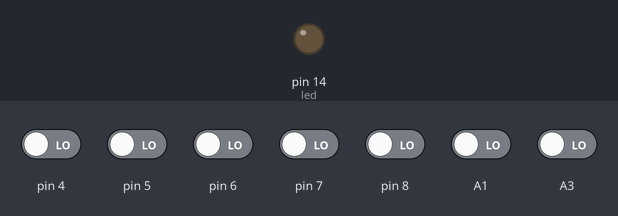
This sketch was run on a simulated Arduino Uno, built with avr-gcc and run on an emulated ATmega328P. Parts: output pins drawn as LEDs (lit = HIGH). The inputs (shaded band) are chosen by the test bench; at power-on: A1, A3, pin 4–8 LOW. What the sketch prints to the serial monitor is not drawn.

Above: at 0.1 s.
At 0.6 s:
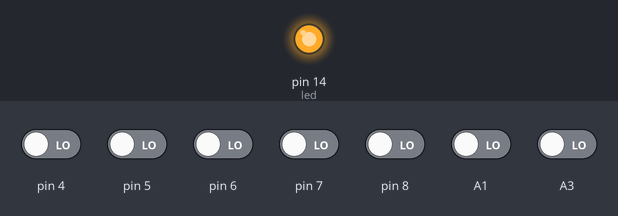
Timing chart, 0 to 7.0 s (numbered marks = the images above):
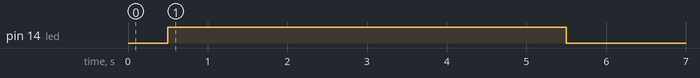

The sketch:

Test_QRT-8RC_Pololu.ino
```cpp
#include <QTRSensors.h>

QTRSensors qtr;

const uint8_t SensorCount = 8;
uint16_t sensorValues[SensorCount];

int led = 14;

void setup()
{
  Serial.begin(9600);

  qtr.setTypeRC();
  qtr.setSensorPins((const uint8_t[]){4, 5, 6, 7, 8, A1, A2, A3}, SensorCount);
  qtr.setEmitterPin(16);

  delay(500);
  pinMode(led, OUTPUT);
  digitalWrite(led, HIGH); // turn on Arduino's LED to indicate we are in calibration mode

  // 2.5 ms RC read timeout (default) * 10 reads per calibrate() call
  // = ~25 ms per calibrate() call.
  // Call calibrate() 400 times to make calibration take about 10 seconds.
  Serial.println("start calibration");
  for (uint16_t i = 0; i < 200; i++)
  {
    qtr.calibrate();
  }
  digitalWrite(led, LOW); // turn off Arduino's LED to indicate we are through with calibration
  Serial.println("end calibration");
  // print the calibration minimum values measured when emitters were on

  for (uint8_t i = 0; i < SensorCount; i++)
  {
    Serial.print(qtr.calibrationOn.minimum[i]);
    Serial.print(' ');
  }
  Serial.println();

  // print the calibration maximum values measured when emitters were on
  for (uint8_t i = 0; i < SensorCount; i++)
  {
    Serial.print(qtr.calibrationOn.maximum[i]);
    Serial.print(' ');
  }
  Serial.println();
  Serial.println();
  delay(1000);
}

void loop()
{
  // read calibrated sensor values and obtain a measure of the line position
  // from 0 to 5000 (for a white line, use readLineWhite() instead)
  uint16_t position = qtr.readLineBlack(sensorValues);

  // print the sensor values as numbers from 0 to 1000, where 0 means maximum
  // reflectance and 1000 means minimum reflectance, followed by the line
  // position
  // for (uint8_t i = 0; i < SensorCount; i++)
  // {
  //   Serial.print(sensorValues[i]);
  //   Serial.print('\t');
  // }
  Serial.println(position);

  //delay(250);

}
```
